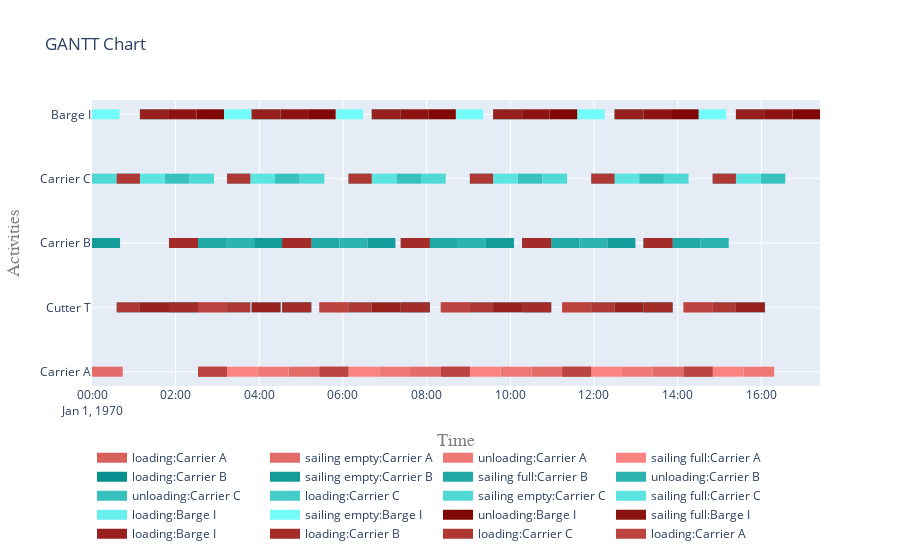

The cell this chart's notebook holds for it:
### Code cell
# activities per vessel

fig = get_gantt_chart(vessels, id_map=activities)

### Figure 1 — Plotly figure (JSON) as saved in the notebook; plotly's stock layout.template omitted (floating-point values rounded to 4 significant figures)
{"data": [{"connectgaps": false, "hoverinfo": "y+name", "line": {"color": "rgb(215,96,93)", "width": 10}, "mode": "lines", "name": "loading:Carrier A", "type": "scatter", "x": ["1970-01-01T02:32:04", "1970-01-01T02:32:04", "1970-01-01T03:13:44", "1970-01-01T03:13:44", "1970-01-01T03:13:44", "1970-01-01T05:26:11", "1970-01-01T05:26:11", "1970-01-01T06:07:51", "1970-01-01T06:07:51", "1970-01-01T06:07:51", "1970-01-01T08:20:18", "1970-01-01T08:20:18", "1970-01-01T09:01:58", "1970-01-01T09:01:58", "1970-01-01T09:01:58", "1970-01-01T11:14:25", "1970-01-01T11:14:25", "1970-01-01T11:56:05", "1970-01-01T11:56:05", "1970-01-01T11:56:05", "1970-01-01T14:08:32", "1970-01-01T14:08:32", "1970-01-01T14:50:12", "1970-01-01T14:50:12", "1970-01-01T14:50:12", "1970-01-01T02:32:04", "1970-01-01T02:32:04", "1970-01-01T03:13:44", "1970-01-01T03:13:44", "1970-01-01T03:13:44", "1970-01-01T05:26:11", "1970-01-01T05:26:11", "1970-01-01T06:07:51", "1970-01-01T06:07:51", "1970-01-01T06:07:51", "1970-01-01T08:20:18", "1970-01-01T08:20:18", "1970-01-01T09:01:58", "1970-01-01T09:01:58", "1970-01-01T09:01:58", "1970-01-01T11:14:25", "1970-01-01T11:14:25", "1970-01-01T11:56:05", "1970-01-01T11:56:05", "1970-01-01T11:56:05", "1970-01-01T14:08:32", "1970-01-01T14:08:32", "1970-01-01T14:50:12", "1970-01-01T14:50:12", "1970-01-01T14:50:12"], "y": ["Carrier A", "Carrier A", "Carrier A", "Carrier A", null, "Carrier A", "Carrier A", "Carrier A", "Carrier A", null, "Carrier A", "Carrier A", "Carrier A", "Carrier A", null, "Carrier A", "Carrier A", "Carrier A", "Carrier A", null, "Carrier A", "Carrier A", "Carrier A", "Carrier A", null, "Cutter T", "Cutter T", "Cutter T", "Cutter T", null, "Cutter T", "Cutter T", "Cutter T", "Cutter T", null, "Cutter T", "Cutter T", "Cutter T", "Cutter T", null, "Cutter T", "Cutter T", "Cutter T", "Cutter T", null, "Cutter T", "Cutter T", "Cutter T", "Cutter T", null]}, {"connectgaps": false, "hoverinfo": "y+name", "line": {"color": "rgb(227,108,105)", "width": 10}, "mode": "lines", "name": "sailing empty:Carrier A", "type": "scatter", "x": ["1970-01-01T00:00:00", "1970-01-01T00:00:00", "1970-01-01T00:44:09", "1970-01-01T00:44:09", "1970-01-01T00:44:09", "1970-01-01T04:42:02", "1970-01-01T04:42:02", "1970-01-01T05:26:11", "1970-01-01T05:26:11", "1970-01-01T05:26:11", "1970-01-01T07:36:09", "1970-01-01T07:36:09", "1970-01-01T08:20:18", "1970-01-01T08:20:18", "1970-01-01T08:20:18", "1970-01-01T10:30:16", "1970-01-01T10:30:16", "1970-01-01T11:14:25", "1970-01-01T11:14:25", "1970-01-01T11:14:25", "1970-01-01T13:24:23", "1970-01-01T13:24:23", "1970-01-01T14:08:32", "1970-01-01T14:08:32", "1970-01-01T14:08:32"], "y": ["Carrier A", "Carrier A", "Carrier A", "Carrier A", null, "Carrier A", "Carrier A", "Carrier A", "Carrier A", null, "Carrier A", "Carrier A", "Carrier A", "Carrier A", null, "Carrier A", "Carrier A", "Carrier A", "Carrier A", null, "Carrier A", "Carrier A", "Carrier A", "Carrier A", null]}, {"connectgaps": false, "hoverinfo": "y+name", "line": {"color": "rgb(239,120,117)", "width": 10}, "mode": "lines", "name": "unloading:Carrier A", "type": "scatter", "x": ["1970-01-01T03:57:53", "1970-01-01T03:57:53", "1970-01-01T04:42:02", "1970-01-01T04:42:02", "1970-01-01T04:42:02", "1970-01-01T06:52:00", "1970-01-01T06:52:00", "1970-01-01T07:36:09", "1970-01-01T07:36:09", "1970-01-01T07:36:09", "1970-01-01T09:46:07", "1970-01-01T09:46:07", "1970-01-01T10:30:16", "1970-01-01T10:30:16", "1970-01-01T10:30:16", "1970-01-01T12:40:14", "1970-01-01T12:40:14", "1970-01-01T13:24:23", "1970-01-01T13:24:23", "1970-01-01T13:24:23", "1970-01-01T15:34:21", "1970-01-01T15:34:21", "1970-01-01T16:18:30", "1970-01-01T16:18:30", "1970-01-01T16:18:30"], "y": ["Carrier A", "Carrier A", "Carrier A", "Carrier A", null, "Carrier A", "Carrier A", "Carrier A", "Carrier A", null, "Carrier A", "Carrier A", "Carrier A", "Carrier A", null, "Carrier A", "Carrier A", "Carrier A", "Carrier A", null, "Carrier A", "Carrier A", "Carrier A", "Carrier A", null]}, {"connectgaps": false, "hoverinfo": "y+name", "line": {"color": "rgb(251,132,129)", "width": 10}, "mode": "lines", "name": "sailing full:Carrier A", "type": "scatter", "x": ["1970-01-01T03:13:44", "1970-01-01T03:13:44", "1970-01-01T03:57:53", "1970-01-01T03:57:53", "1970-01-01T03:57:53", "1970-01-01T06:07:51", "1970-01-01T06:07:51", "1970-01-01T06:52:00", "1970-01-01T06:52:00", "1970-01-01T06:52:00", "1970-01-01T09:01:58", "1970-01-01T09:01:58", "1970-01-01T09:46:07", "1970-01-01T09:46:07", "1970-01-01T09:46:07", "1970-01-01T11:56:05", "1970-01-01T11:56:05", "1970-01-01T12:40:14", "1970-01-01T12:40:14", "1970-01-01T12:40:14", "1970-01-01T14:50:12", "1970-01-01T14:50:12", "1970-01-01T15:34:21", "1970-01-01T15:34:21", "1970-01-01T15:34:21"], "y": ["Carrier A", "Carrier A", "Carrier A", "Carrier A", null, "Carrier A", "Carrier A", "Carrier A", "Carrier A", null, "Carrier A", "Carrier A", "Carrier A", "Carrier A", null, "Carrier A", "Carrier A", "Carrier A", "Carrier A", null, "Carrier A", "Carrier A", "Carrier A", "Carrier A", null]}, {"connectgaps": false, "hoverinfo": "y+name", "line": {"color": "rgb(7,144,141)", "width": 10}, "mode": "lines", "name": "loading:Carrier B", "type": "scatter", "x": ["1970-01-01T01:50:24", "1970-01-01T01:50:24", "1970-01-01T02:32:04", "1970-01-01T02:32:04", "1970-01-01T02:32:04", "1970-01-01T04:32:49", "1970-01-01T04:32:49", "1970-01-01T05:14:29", "1970-01-01T05:14:29", "1970-01-01T05:14:29", "1970-01-01T07:22:51", "1970-01-01T07:22:51", "1970-01-01T08:04:31", "1970-01-01T08:04:31", "1970-01-01T08:04:31", "1970-01-01T10:16:58", "1970-01-01T10:16:58", "1970-01-01T10:58:38", "1970-01-01T10:58:38", "1970-01-01T10:58:38", "1970-01-01T13:11:05", "1970-01-01T13:11:05", "1970-01-01T13:52:45", "1970-01-01T13:52:45", "1970-01-01T13:52:45", "1970-01-01T01:50:24", "1970-01-01T01:50:24", "1970-01-01T02:32:04", "1970-01-01T02:32:04", "1970-01-01T02:32:04", "1970-01-01T04:32:49", "1970-01-01T04:32:49", "1970-01-01T05:14:29", "1970-01-01T05:14:29", "1970-01-01T05:14:29", "1970-01-01T07:22:51", "1970-01-01T07:22:51", "1970-01-01T08:04:31", "1970-01-01T08:04:31", "1970-01-01T08:04:31", "1970-01-01T10:16:58", "1970-01-01T10:16:58", "1970-01-01T10:58:38", "1970-01-01T10:58:38", "1970-01-01T10:58:38", "1970-01-01T13:11:05", "1970-01-01T13:11:05", "1970-01-01T13:52:45", "1970-01-01T13:52:45", "1970-01-01T13:52:45"], "y": ["Carrier B", "Carrier B", "Carrier B", "Carrier B", null, "Carrier B", "Carrier B", "Carrier B", "Carrier B", null, "Carrier B", "Carrier B", "Carrier B", "Carrier B", null, "Carrier B", "Carrier B", "Carrier B", "Carrier B", null, "Carrier B", "Carrier B", "Carrier B", "Carrier B", null, "Cutter T", "Cutter T", "Cutter T", "Cutter T", null, "Cutter T", "Cutter T", "Cutter T", "Cutter T", null, "Cutter T", "Cutter T", "Cutter T", "Cutter T", null, "Cutter T", "Cutter T", "Cutter T", "Cutter T", null, "Cutter T", "Cutter T", "Cutter T", "Cutter T", null]}, {"connectgaps": false, "hoverinfo": "y+name", "line": {"color": "rgb(19,156,153)", "width": 10}, "mode": "lines", "name": "sailing empty:Carrier B", "type": "scatter", "x": ["1970-01-01T00:00:00", "1970-01-01T00:00:00", "1970-01-01T00:40:15", "1970-01-01T00:40:15", "1970-01-01T00:40:15", "1970-01-01T03:52:34", "1970-01-01T03:52:34", "1970-01-01T04:32:49", "1970-01-01T04:32:49", "1970-01-01T04:32:49", "1970-01-01T06:34:59", "1970-01-01T06:34:59", "1970-01-01T07:15:14", "1970-01-01T07:15:14", "1970-01-01T07:15:14", "1970-01-01T09:25:01", "1970-01-01T09:25:01", "1970-01-01T10:05:16", "1970-01-01T10:05:16", "1970-01-01T10:05:16", "1970-01-01T12:19:08", "1970-01-01T12:19:08", "1970-01-01T12:59:23", "1970-01-01T12:59:23", "1970-01-01T12:59:23"], "y": ["Carrier B", "Carrier B", "Carrier B", "Carrier B", null, "Carrier B", "Carrier B", "Carrier B", "Carrier B", null, "Carrier B", "Carrier B", "Carrier B", "Carrier B", null, "Carrier B", "Carrier B", "Carrier B", "Carrier B", null, "Carrier B", "Carrier B", "Carrier B", "Carrier B", null]}, {"connectgaps": false, "hoverinfo": "y+name", "line": {"color": "rgb(31,168,165)", "width": 10}, "mode": "lines", "name": "sailing full:Carrier B", "type": "scatter", "x": ["1970-01-01T02:32:04", "1970-01-01T02:32:04", "1970-01-01T03:12:19", "1970-01-01T03:12:19", "1970-01-01T03:12:19", "1970-01-01T05:14:29", "1970-01-01T05:14:29", "1970-01-01T05:54:44", "1970-01-01T05:54:44", "1970-01-01T05:54:44", "1970-01-01T08:04:31", "1970-01-01T08:04:31", "1970-01-01T08:44:46", "1970-01-01T08:44:46", "1970-01-01T08:44:46", "1970-01-01T10:58:38", "1970-01-01T10:58:38", "1970-01-01T11:38:53", "1970-01-01T11:38:53", "1970-01-01T11:38:53", "1970-01-01T13:52:45", "1970-01-01T13:52:45", "1970-01-01T14:33:00", "1970-01-01T14:33:00", "1970-01-01T14:33:00"], "y": ["Carrier B", "Carrier B", "Carrier B", "Carrier B", null, "Carrier B", "Carrier B", "Carrier B", "Carrier B", null, "Carrier B", "Carrier B", "Carrier B", "Carrier B", null, "Carrier B", "Carrier B", "Carrier B", "Carrier B", null, "Carrier B", "Carrier B", "Carrier B", "Carrier B", null]}, {"connectgaps": false, "hoverinfo": "y+name", "line": {"color": "rgb(43,180,177)", "width": 10}, "mode": "lines", "name": "unloading:Carrier B", "type": "scatter", "x": ["1970-01-01T03:12:19", "1970-01-01T03:12:19", "1970-01-01T03:52:34", "1970-01-01T03:52:34", "1970-01-01T03:52:34", "1970-01-01T05:54:44", "1970-01-01T05:54:44", "1970-01-01T06:34:59", "1970-01-01T06:34:59", "1970-01-01T06:34:59", "1970-01-01T08:44:46", "1970-01-01T08:44:46", "1970-01-01T09:25:01", "1970-01-01T09:25:01", "1970-01-01T09:25:01", "1970-01-01T11:38:53", "1970-01-01T11:38:53", "1970-01-01T12:19:08", "1970-01-01T12:19:08", "1970-01-01T12:19:08", "1970-01-01T14:33:00", "1970-01-01T14:33:00", "1970-01-01T15:13:15", "1970-01-01T15:13:15", "1970-01-01T15:13:15"], "y": ["Carrier B", "Carrier B", "Carrier B", "Carrier B", null, "Carrier B", "Carrier B", "Carrier B", "Carrier B", null, "Carrier B", "Carrier B", "Carrier B", "Carrier B", null, "Carrier B", "Carrier B", "Carrier B", "Carrier B", null, "Carrier B", "Carrier B", "Carrier B", "Carrier B", null]}, {"connectgaps": false, "hoverinfo": "y+name", "line": {"color": "rgb(55,192,189)", "width": 10}, "mode": "lines", "name": "unloading:Carrier C", "type": "scatter", "x": ["1970-01-01T01:44:08", "1970-01-01T01:44:08", "1970-01-01T02:19:32", "1970-01-01T02:19:32", "1970-01-01T02:19:32", "1970-01-01T04:22:28", "1970-01-01T04:22:28", "1970-01-01T04:57:52", "1970-01-01T04:57:52", "1970-01-01T04:57:52", "1970-01-01T07:16:35", "1970-01-01T07:16:35", "1970-01-01T07:51:59", "1970-01-01T07:51:59", "1970-01-01T07:51:59", "1970-01-01T10:10:42", "1970-01-01T10:10:42", "1970-01-01T10:46:06", "1970-01-01T10:46:06", "1970-01-01T10:46:06", "1970-01-01T13:04:49", "1970-01-01T13:04:49", "1970-01-01T13:40:13", "1970-01-01T13:40:13", "1970-01-01T13:40:13", "1970-01-01T15:58:56", "1970-01-01T15:58:56", "1970-01-01T16:34:20", "1970-01-01T16:34:20", "1970-01-01T16:34:20"], "y": ["Carrier C", "Carrier C", "Carrier C", "Carrier C", null, "Carrier C", "Carrier C", "Carrier C", "Carrier C", null, "Carrier C", "Carrier C", "Carrier C", "Carrier C", null, "Carrier C", "Carrier C", "Carrier C", "Carrier C", null, "Carrier C", "Carrier C", "Carrier C", "Carrier C", null, "Carrier C", "Carrier C", "Carrier C", "Carrier C", null]}, {"connectgaps": false, "hoverinfo": "y+name", "line": {"color": "rgb(67,204,201)", "width": 10}, "mode": "lines", "name": "loading:Carrier C", "type": "scatter", "x": ["1970-01-01T00:35:24", "1970-01-01T00:35:24", "1970-01-01T01:08:44", "1970-01-01T01:08:44", "1970-01-01T01:08:44", "1970-01-01T03:13:44", "1970-01-01T03:13:44", "1970-01-01T03:47:04", "1970-01-01T03:47:04", "1970-01-01T03:47:04", "1970-01-01T06:07:51", "1970-01-01T06:07:51", "1970-01-01T06:41:11", "1970-01-01T06:41:11", "1970-01-01T06:41:11", "1970-01-01T09:01:58", "1970-01-01T09:01:58", "1970-01-01T09:35:18", "1970-01-01T09:35:18", "1970-01-01T09:35:18", "1970-01-01T11:56:05", "1970-01-01T11:56:05", "1970-01-01T12:29:25", "1970-01-01T12:29:25", "1970-01-01T12:29:25", "1970-01-01T14:50:12", "1970-01-01T14:50:12", "1970-01-01T15:23:32", "1970-01-01T15:23:32", "1970-01-01T15:23:32", "1970-01-01T00:35:24", "1970-01-01T00:35:24", "1970-01-01T01:08:44", "1970-01-01T01:08:44", "1970-01-01T01:08:44", "1970-01-01T03:13:44", "1970-01-01T03:13:44", "1970-01-01T03:47:04", "1970-01-01T03:47:04", "1970-01-01T03:47:04", "1970-01-01T06:07:51", "1970-01-01T06:07:51", "1970-01-01T06:41:11", "1970-01-01T06:41:11", "1970-01-01T06:41:11", "1970-01-01T09:01:58", "1970-01-01T09:01:58", "1970-01-01T09:35:18", "1970-01-01T09:35:18", "1970-01-01T09:35:18", "1970-01-01T11:56:05", "1970-01-01T11:56:05", "1970-01-01T12:29:25", "1970-01-01T12:29:25", "1970-01-01T12:29:25", "1970-01-01T14:50:12", "1970-01-01T14:50:12", "1970-01-01T15:23:32", "1970-01-01T15:23:32", "1970-01-01T15:23:32"], "y": ["Carrier C", "Carrier C", "Carrier C", "Carrier C", null, "Carrier C", "Carrier C", "Carrier C", "Carrier C", null, "Carrier C", "Carrier C", "Carrier C", "Carrier C", null, "Carrier C", "Carrier C", "Carrier C", "Carrier C", null, "Carrier C", "Carrier C", "Carrier C", "Carrier C", null, "Carrier C", "Carrier C", "Carrier C", "Carrier C", null, "Cutter T", "Cutter T", "Cutter T", "Cutter T", null, "Cutter T", "Cutter T", "Cutter T", "Cutter T", null, "Cutter T", "Cutter T", "Cutter T", "Cutter T", null, "Cutter T", "Cutter T", "Cutter T", "Cutter T", null, "Cutter T", "Cutter T", "Cutter T", "Cutter T", null, "Cutter T", "Cutter T", "Cutter T", "Cutter T", null]}, {"connectgaps": false, "hoverinfo": "y+name", "line": {"color": "rgb(79,216,213)", "width": 10}, "mode": "lines", "name": "sailing empty:Carrier C", "type": "scatter", "x": ["1970-01-01T00:00:00", "1970-01-01T00:00:00", "1970-01-01T00:35:24", "1970-01-01T00:35:24", "1970-01-01T00:35:24", "1970-01-01T02:19:32", "1970-01-01T02:19:32", "1970-01-01T02:54:56", "1970-01-01T02:54:56", "1970-01-01T02:54:56", "1970-01-01T04:57:52", "1970-01-01T04:57:52", "1970-01-01T05:33:16", "1970-01-01T05:33:16", "1970-01-01T05:33:16", "1970-01-01T07:51:59", "1970-01-01T07:51:59", "1970-01-01T08:27:23", "1970-01-01T08:27:23", "1970-01-01T08:27:23", "1970-01-01T10:46:06", "1970-01-01T10:46:06", "1970-01-01T11:21:30", "1970-01-01T11:21:30", "1970-01-01T11:21:30", "1970-01-01T13:40:13", "1970-01-01T13:40:13", "1970-01-01T14:15:37", "1970-01-01T14:15:37", "1970-01-01T14:15:37"], "y": ["Carrier C", "Carrier C", "Carrier C", "Carrier C", null, "Carrier C", "Carrier C", "Carrier C", "Carrier C", null, "Carrier C", "Carrier C", "Carrier C", "Carrier C", null, "Carrier C", "Carrier C", "Carrier C", "Carrier C", null, "Carrier C", "Carrier C", "Carrier C", "Carrier C", null, "Carrier C", "Carrier C", "Carrier C", "Carrier C", null]}, {"connectgaps": false, "hoverinfo": "y+name", "line": {"color": "rgb(91,228,225)", "width": 10}, "mode": "lines", "name": "sailing full:Carrier C", "type": "scatter", "x": ["1970-01-01T01:08:44", "1970-01-01T01:08:44", "1970-01-01T01:44:08", "1970-01-01T01:44:08", "1970-01-01T01:44:08", "1970-01-01T03:47:04", "1970-01-01T03:47:04", "1970-01-01T04:22:28", "1970-01-01T04:22:28", "1970-01-01T04:22:28", "1970-01-01T06:41:11", "1970-01-01T06:41:11", "1970-01-01T07:16:35", "1970-01-01T07:16:35", "1970-01-01T07:16:35", "1970-01-01T09:35:18", "1970-01-01T09:35:18", "1970-01-01T10:10:42", "1970-01-01T10:10:42", "1970-01-01T10:10:42", "1970-01-01T12:29:25", "1970-01-01T12:29:25", "1970-01-01T13:04:49", "1970-01-01T13:04:49", "1970-01-01T13:04:49", "1970-01-01T15:23:32", "1970-01-01T15:23:32", "1970-01-01T15:58:56", "1970-01-01T15:58:56", "1970-01-01T15:58:56"], "y": ["Carrier C", "Carrier C", "Carrier C", "Carrier C", null, "Carrier C", "Carrier C", "Carrier C", "Carrier C", null, "Carrier C", "Carrier C", "Carrier C", "Carrier C", null, "Carrier C", "Carrier C", "Carrier C", "Carrier C", null, "Carrier C", "Carrier C", "Carrier C", "Carrier C", null, "Carrier C", "Carrier C", "Carrier C", "Carrier C", null]}, {"connectgaps": false, "hoverinfo": "y+name", "line": {"color": "rgb(103,240,237)", "width": 10}, "mode": "lines", "name": "loading:Barge I", "type": "scatter", "x": ["1970-01-01T01:08:44", "1970-01-01T01:08:44", "1970-01-01T01:50:24", "1970-01-01T01:50:24", "1970-01-01T01:50:24", "1970-01-01T03:48:51", "1970-01-01T03:48:51", "1970-01-01T04:30:31", "1970-01-01T04:30:31", "1970-01-01T04:30:31", "1970-01-01T06:41:11", "1970-01-01T06:41:11", "1970-01-01T07:22:51", "1970-01-01T07:22:51", "1970-01-01T07:22:51", "1970-01-01T09:35:18", "1970-01-01T09:35:18", "1970-01-01T10:16:58", "1970-01-01T10:16:58", "1970-01-01T10:16:58", "1970-01-01T12:29:25", "1970-01-01T12:29:25", "1970-01-01T13:11:05", "1970-01-01T13:11:05", "1970-01-01T13:11:05", "1970-01-01T15:23:32", "1970-01-01T15:23:32", "1970-01-01T16:05:12", "1970-01-01T16:05:12", "1970-01-01T16:05:12", "1970-01-01T01:08:44", "1970-01-01T01:08:44", "1970-01-01T01:50:24", "1970-01-01T01:50:24", "1970-01-01T01:50:24", "1970-01-01T03:48:51", "1970-01-01T03:48:51", "1970-01-01T04:30:31", "1970-01-01T04:30:31", "1970-01-01T04:30:31", "1970-01-01T06:41:11", "1970-01-01T06:41:11", "1970-01-01T07:22:51", "1970-01-01T07:22:51", "1970-01-01T07:22:51", "1970-01-01T09:35:18", "1970-01-01T09:35:18", "1970-01-01T10:16:58", "1970-01-01T10:16:58", "1970-01-01T10:16:58", "1970-01-01T12:29:25", "1970-01-01T12:29:25", "1970-01-01T13:11:05", "1970-01-01T13:11:05", "1970-01-01T13:11:05", "1970-01-01T15:23:32", "1970-01-01T15:23:32", "1970-01-01T16:05:12", "1970-01-01T16:05:12", "1970-01-01T16:05:12"], "y": ["Barge I", "Barge I", "Barge I", "Barge I", null, "Barge I", "Barge I", "Barge I", "Barge I", null, "Barge I", "Barge I", "Barge I", "Barge I", null, "Barge I", "Barge I", "Barge I", "Barge I", null, "Barge I", "Barge I", "Barge I", "Barge I", null, "Barge I", "Barge I", "Barge I", "Barge I", null, "Cutter T", "Cutter T", "Cutter T", "Cutter T", null, "Cutter T", "Cutter T", "Cutter T", "Cutter T", null, "Cutter T", "Cutter T", "Cutter T", "Cutter T", null, "Cutter T", "Cutter T", "Cutter T", "Cutter T", null, "Cutter T", "Cutter T", "Cutter T", "Cutter T", null, "Cutter T", "Cutter T", "Cutter T", "Cutter T", null]}, {"connectgaps": false, "hoverinfo": "y+name", "line": {"color": "rgb(115,252,249)", "width": 10}, "mode": "lines", "name": "sailing empty:Barge I", "type": "scatter", "x": ["1970-01-01T00:00:00", "1970-01-01T00:00:00", "1970-01-01T00:39:29", "1970-01-01T00:39:29", "1970-01-01T00:39:29", "1970-01-01T03:09:22", "1970-01-01T03:09:22", "1970-01-01T03:48:51", "1970-01-01T03:48:51", "1970-01-01T03:48:51", "1970-01-01T05:49:29", "1970-01-01T05:49:29", "1970-01-01T06:28:58", "1970-01-01T06:28:58", "1970-01-01T06:28:58", "1970-01-01T08:41:49", "1970-01-01T08:41:49", "1970-01-01T09:21:18", "1970-01-01T09:21:18", "1970-01-01T09:21:18", "1970-01-01T11:35:56", "1970-01-01T11:35:56", "1970-01-01T12:15:25", "1970-01-01T12:15:25", "1970-01-01T12:15:25", "1970-01-01T14:30:03", "1970-01-01T14:30:03", "1970-01-01T15:09:32", "1970-01-01T15:09:32", "1970-01-01T15:09:32"], "y": ["Barge I", "Barge I", "Barge I", "Barge I", null, "Barge I", "Barge I", "Barge I", "Barge I", null, "Barge I", "Barge I", "Barge I", "Barge I", null, "Barge I", "Barge I", "Barge I", "Barge I", null, "Barge I", "Barge I", "Barge I", "Barge I", null, "Barge I", "Barge I", "Barge I", "Barge I", null]}, {"connectgaps": false, "hoverinfo": "y+name", "line": {"color": "rgb(127,8,5)", "width": 10}, "mode": "lines", "name": "unloading:Barge I", "type": "scatter", "x": ["1970-01-01T02:29:53", "1970-01-01T02:29:53", "1970-01-01T03:09:22", "1970-01-01T03:09:22", "1970-01-01T03:09:22", "1970-01-01T05:10:00", "1970-01-01T05:10:00", "1970-01-01T05:49:29", "1970-01-01T05:49:29", "1970-01-01T05:49:29", "1970-01-01T08:02:20", "1970-01-01T08:02:20", "1970-01-01T08:41:49", "1970-01-01T08:41:49", "1970-01-01T08:41:49", "1970-01-01T10:56:27", "1970-01-01T10:56:27", "1970-01-01T11:35:56", "1970-01-01T11:35:56", "1970-01-01T11:35:56", "1970-01-01T13:50:34", "1970-01-01T13:50:34", "1970-01-01T14:30:03", "1970-01-01T14:30:03", "1970-01-01T14:30:03", "1970-01-01T16:44:41", "1970-01-01T16:44:41", "1970-01-01T17:24:10", "1970-01-01T17:24:10", "1970-01-01T17:24:10"], "y": ["Barge I", "Barge I", "Barge I", "Barge I", null, "Barge I", "Barge I", "Barge I", "Barge I", null, "Barge I", "Barge I", "Barge I", "Barge I", null, "Barge I", "Barge I", "Barge I", "Barge I", null, "Barge I", "Barge I", "Barge I", "Barge I", null, "Barge I", "Barge I", "Barge I", "Barge I", null]}, {"connectgaps": false, "hoverinfo": "y+name", "line": {"color": "rgb(139,20,17)", "width": 10}, "mode": "lines", "name": "sailing full:Barge I", "type": "scatter", "x": ["1970-01-01T01:50:24", "1970-01-01T01:50:24", "1970-01-01T02:29:53", "1970-01-01T02:29:53", "1970-01-01T02:29:53", "1970-01-01T04:30:31", "1970-01-01T04:30:31", "1970-01-01T05:10:00", "1970-01-01T05:10:00", "1970-01-01T05:10:00", "1970-01-01T07:22:51", "1970-01-01T07:22:51", "1970-01-01T08:02:20", "1970-01-01T08:02:20", "1970-01-01T08:02:20", "1970-01-01T10:16:58", "1970-01-01T10:16:58", "1970-01-01T10:56:27", "1970-01-01T10:56:27", "1970-01-01T10:56:27", "1970-01-01T13:11:05", "1970-01-01T13:11:05", "1970-01-01T13:50:34", "1970-01-01T13:50:34", "1970-01-01T13:50:34", "1970-01-01T16:05:12", "1970-01-01T16:05:12", "1970-01-01T16:44:41", "1970-01-01T16:44:41", "1970-01-01T16:44:41"], "y": ["Barge I", "Barge I", "Barge I", "Barge I", null, "Barge I", "Barge I", "Barge I", "Barge I", null, "Barge I", "Barge I", "Barge I", "Barge I", null, "Barge I", "Barge I", "Barge I", "Barge I", null, "Barge I", "Barge I", "Barge I", "Barge I", null, "Barge I", "Barge I", "Barge I", "Barge I", null]}, {"connectgaps": false, "hoverinfo": "y+name", "line": {"color": "rgb(151,32,29)", "width": 10}, "mode": "lines", "name": "loading:Barge I", "type": "scatter", "x": ["1970-01-01T01:08:44", "1970-01-01T01:08:44", "1970-01-01T01:50:24", "1970-01-01T01:50:24", "1970-01-01T01:50:24", "1970-01-01T03:48:51", "1970-01-01T03:48:51", "1970-01-01T04:30:31", "1970-01-01T04:30:31", "1970-01-01T04:30:31", "1970-01-01T06:41:11", "1970-01-01T06:41:11", "1970-01-01T07:22:51", "1970-01-01T07:22:51", "1970-01-01T07:22:51", "1970-01-01T09:35:18", "1970-01-01T09:35:18", "1970-01-01T10:16:58", "1970-01-01T10:16:58", "1970-01-01T10:16:58", "1970-01-01T12:29:25", "1970-01-01T12:29:25", "1970-01-01T13:11:05", "1970-01-01T13:11:05", "1970-01-01T13:11:05", "1970-01-01T15:23:32", "1970-01-01T15:23:32", "1970-01-01T16:05:12", "1970-01-01T16:05:12", "1970-01-01T16:05:12", "1970-01-01T01:08:44", "1970-01-01T01:08:44", "1970-01-01T01:50:24", "1970-01-01T01:50:24", "1970-01-01T01:50:24", "1970-01-01T03:48:51", "1970-01-01T03:48:51", "1970-01-01T04:30:31", "1970-01-01T04:30:31", "1970-01-01T04:30:31", "1970-01-01T06:41:11", "1970-01-01T06:41:11", "1970-01-01T07:22:51", "1970-01-01T07:22:51", "1970-01-01T07:22:51", "1970-01-01T09:35:18", "1970-01-01T09:35:18", "1970-01-01T10:16:58", "1970-01-01T10:16:58", "1970-01-01T10:16:58", "1970-01-01T12:29:25", "1970-01-01T12:29:25", "1970-01-01T13:11:05", "1970-01-01T13:11:05", "1970-01-01T13:11:05", "1970-01-01T15:23:32", "1970-01-01T15:23:32", "1970-01-01T16:05:12", "1970-01-01T16:05:12", "1970-01-01T16:05:12"], "y": ["Barge I", "Barge I", "Barge I", "Barge I", null, "Barge I", "Barge I", "Barge I", "Barge I", null, "Barge I", "Barge I", "Barge I", "Barge I", null, "Barge I", "Barge I", "Barge I", "Barge I", null, "Barge I", "Barge I", "Barge I", "Barge I", null, "Barge I", "Barge I", "Barge I", "Barge I", null, "Cutter T", "Cutter T", "Cutter T", "Cutter T", null, "Cutter T", "Cutter T", "Cutter T", "Cutter T", null, "Cutter T", "Cutter T", "Cutter T", "Cutter T", null, "Cutter T", "Cutter T", "Cutter T", "Cutter T", null, "Cutter T", "Cutter T", "Cutter T", "Cutter T", null, "Cutter T", "Cutter T", "Cutter T", "Cutter T", null]}, {"connectgaps": false, "hoverinfo": "y+name", "line": {"color": "rgb(163,44,41)", "width": 10}, "mode": "lines", "name": "loading:Carrier B", "type": "scatter", "x": ["1970-01-01T01:50:24", "1970-01-01T01:50:24", "1970-01-01T02:32:04", "1970-01-01T02:32:04", "1970-01-01T02:32:04", "1970-01-01T04:32:49", "1970-01-01T04:32:49", "1970-01-01T05:14:29", "1970-01-01T05:14:29", "1970-01-01T05:14:29", "1970-01-01T07:22:51", "1970-01-01T07:22:51", "1970-01-01T08:04:31", "1970-01-01T08:04:31", "1970-01-01T08:04:31", "1970-01-01T10:16:58", "1970-01-01T10:16:58", "1970-01-01T10:58:38", "1970-01-01T10:58:38", "1970-01-01T10:58:38", "1970-01-01T13:11:05", "1970-01-01T13:11:05", "1970-01-01T13:52:45", "1970-01-01T13:52:45", "1970-01-01T13:52:45", "1970-01-01T01:50:24", "1970-01-01T01:50:24", "1970-01-01T02:32:04", "1970-01-01T02:32:04", "1970-01-01T02:32:04", "1970-01-01T04:32:49", "1970-01-01T04:32:49", "1970-01-01T05:14:29", "1970-01-01T05:14:29", "1970-01-01T05:14:29", "1970-01-01T07:22:51", "1970-01-01T07:22:51", "1970-01-01T08:04:31", "1970-01-01T08:04:31", "1970-01-01T08:04:31", "1970-01-01T10:16:58", "1970-01-01T10:16:58", "1970-01-01T10:58:38", "1970-01-01T10:58:38", "1970-01-01T10:58:38", "1970-01-01T13:11:05", "1970-01-01T13:11:05", "1970-01-01T13:52:45", "1970-01-01T13:52:45", "1970-01-01T13:52:45"], "y": ["Carrier B", "Carrier B", "Carrier B", "Carrier B", null, "Carrier B", "Carrier B", "Carrier B", "Carrier B", null, "Carrier B", "Carrier B", "Carrier B", "Carrier B", null, "Carrier B", "Carrier B", "Carrier B", "Carrier B", null, "Carrier B", "Carrier B", "Carrier B", "Carrier B", null, "Cutter T", "Cutter T", "Cutter T", "Cutter T", null, "Cutter T", "Cutter T", "Cutter T", "Cutter T", null, "Cutter T", "Cutter T", "Cutter T", "Cutter T", null, "Cutter T", "Cutter T", "Cutter T", "Cutter T", null, "Cutter T", "Cutter T", "Cutter T", "Cutter T", null]}, {"connectgaps": false, "hoverinfo": "y+name", "line": {"color": "rgb(175,56,53)", "width": 10}, "mode": "lines", "name": "loading:Carrier C", "type": "scatter", "x": ["1970-01-01T00:35:24", "1970-01-01T00:35:24", "1970-01-01T01:08:44", "1970-01-01T01:08:44", "1970-01-01T01:08:44", "1970-01-01T03:13:44", "1970-01-01T03:13:44", "1970-01-01T03:47:04", "1970-01-01T03:47:04", "1970-01-01T03:47:04", "1970-01-01T06:07:51", "1970-01-01T06:07:51", "1970-01-01T06:41:11", "1970-01-01T06:41:11", "1970-01-01T06:41:11", "1970-01-01T09:01:58", "1970-01-01T09:01:58", "1970-01-01T09:35:18", "1970-01-01T09:35:18", "1970-01-01T09:35:18", "1970-01-01T11:56:05", "1970-01-01T11:56:05", "1970-01-01T12:29:25", "1970-01-01T12:29:25", "1970-01-01T12:29:25", "1970-01-01T14:50:12", "1970-01-01T14:50:12", "1970-01-01T15:23:32", "1970-01-01T15:23:32", "1970-01-01T15:23:32", "1970-01-01T00:35:24", "1970-01-01T00:35:24", "1970-01-01T01:08:44", "1970-01-01T01:08:44", "1970-01-01T01:08:44", "1970-01-01T03:13:44", "1970-01-01T03:13:44", "1970-01-01T03:47:04", "1970-01-01T03:47:04", "1970-01-01T03:47:04", "1970-01-01T06:07:51", "1970-01-01T06:07:51", "1970-01-01T06:41:11", "1970-01-01T06:41:11", "1970-01-01T06:41:11", "1970-01-01T09:01:58", "1970-01-01T09:01:58", "1970-01-01T09:35:18", "1970-01-01T09:35:18", "1970-01-01T09:35:18", "1970-01-01T11:56:05", "1970-01-01T11:56:05", "1970-01-01T12:29:25", "1970-01-01T12:29:25", "1970-01-01T12:29:25", "1970-01-01T14:50:12", "1970-01-01T14:50:12", "1970-01-01T15:23:32", "1970-01-01T15:23:32", "1970-01-01T15:23:32"], "y": ["Carrier C", "Carrier C", "Carrier C", "Carrier C", null, "Carrier C", "Carrier C", "Carrier C", "Carrier C", null, "Carrier C", "Carrier C", "Carrier C", "Carrier C", null, "Carrier C", "Carrier C", "Carrier C", "Carrier C", null, "Carrier C", "Carrier C", "Carrier C", "Carrier C", null, "Carrier C", "Carrier C", "Carrier C", "Carrier C", null, "Cutter T", "Cutter T", "Cutter T", "Cutter T", null, "Cutter T", "Cutter T", "Cutter T", "Cutter T", null, "Cutter T", "Cutter T", "Cutter T", "Cutter T", null, "Cutter T", "Cutter T", "Cutter T", "Cutter T", null, "Cutter T", "Cutter T", "Cutter T", "Cutter T", null, "Cutter T", "Cutter T", "Cutter T", "Cutter T", null]}, {"connectgaps": false, "hoverinfo": "y+name", "line": {"color": "rgb(187,68,65)", "width": 10}, "mode": "lines", "name": "loading:Carrier A", "type": "scatter", "x": ["1970-01-01T02:32:04", "1970-01-01T02:32:04", "1970-01-01T03:13:44", "1970-01-01T03:13:44", "1970-01-01T03:13:44", "1970-01-01T05:26:11", "1970-01-01T05:26:11", "1970-01-01T06:07:51", "1970-01-01T06:07:51", "1970-01-01T06:07:51", "1970-01-01T08:20:18", "1970-01-01T08:20:18", "1970-01-01T09:01:58", "1970-01-01T09:01:58", "1970-01-01T09:01:58", "1970-01-01T11:14:25", "1970-01-01T11:14:25", "1970-01-01T11:56:05", "1970-01-01T11:56:05", "1970-01-01T11:56:05", "1970-01-01T14:08:32", "1970-01-01T14:08:32", "1970-01-01T14:50:12", "1970-01-01T14:50:12", "1970-01-01T14:50:12", "1970-01-01T02:32:04", "1970-01-01T02:32:04", "1970-01-01T03:13:44", "1970-01-01T03:13:44", "1970-01-01T03:13:44", "1970-01-01T05:26:11", "1970-01-01T05:26:11", "1970-01-01T06:07:51", "1970-01-01T06:07:51", "1970-01-01T06:07:51", "1970-01-01T08:20:18", "1970-01-01T08:20:18", "1970-01-01T09:01:58", "1970-01-01T09:01:58", "1970-01-01T09:01:58", "1970-01-01T11:14:25", "1970-01-01T11:14:25", "1970-01-01T11:56:05", "1970-01-01T11:56:05", "1970-01-01T11:56:05", "1970-01-01T14:08:32", "1970-01-01T14:08:32", "1970-01-01T14:50:12", "1970-01-01T14:50:12", "1970-01-01T14:50:12"], "y": ["Carrier A", "Carrier A", "Carrier A", "Carrier A", null, "Carrier A", "Carrier A", "Carrier A", "Carrier A", null, "Carrier A", "Carrier A", "Carrier A", "Carrier A", null, "Carrier A", "Carrier A", "Carrier A", "Carrier A", null, "Carrier A", "Carrier A", "Carrier A", "Carrier A", null, "Cutter T", "Cutter T", "Cutter T", "Cutter T", null, "Cutter T", "Cutter T", "Cutter T", "Cutter T", null, "Cutter T", "Cutter T", "Cutter T", "Cutter T", null, "Cutter T", "Cutter T", "Cutter T", "Cutter T", null, "Cutter T", "Cutter T", "Cutter T", "Cutter T", null]}], "layout": {"hovermode": "closest", "legend": {"orientation": "h", "x": 0, "y": -0.2}, "title": {"text": "GANTT Chart"}, "xaxis": {"range": ["1970-01-01T00:00:00", "1970-01-01T17:24:10"], "title": {"font": {"color": "#7f7f7f", "family": "Courier New, monospace", "size": 18}, "text": "Time"}}, "yaxis": {"title": {"font": {"color": "#7f7f7f", "family": "Courier New, monospace", "size": 18}, "text": "Activities"}}}}
